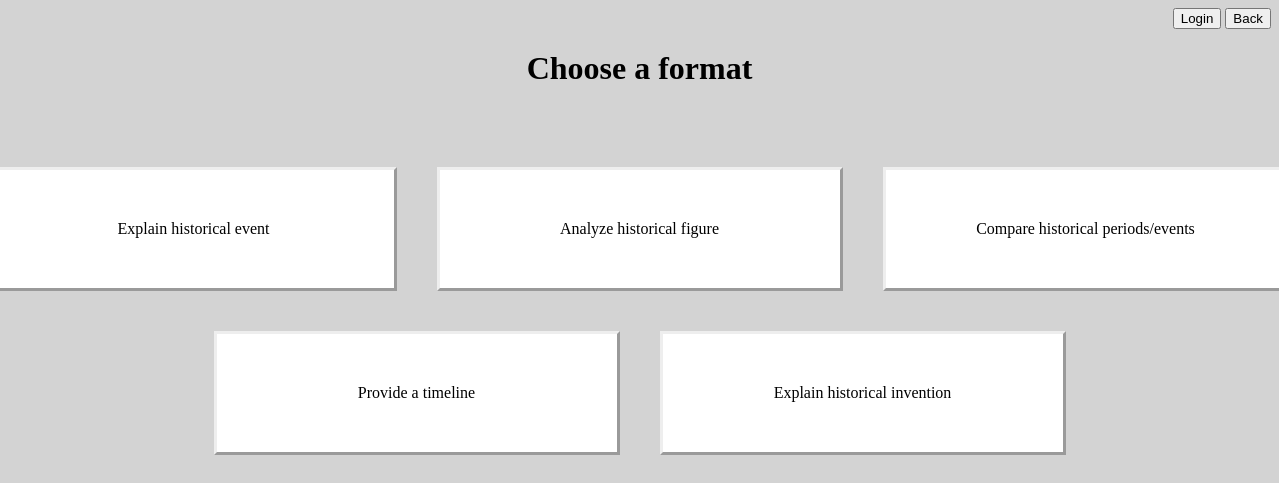
The page /src/choice.php?subject=5 on the database its author committed.
### tables this page shows
CREATE TABLE choices (
    id INT AUTO_INCREMENT PRIMARY KEY,
    choice VARCHAR(255),
    prompt TEXT
);

### src/choice.php (the view, shortened to what this page needs)
<?php
require("connection.php");
$Database = $dbh->prepare("SELECT choices.* FROM choices INNER JOIN tags ON choices.id = tags.choice_id WHERE tags.subject_id = :id");
$subjectId = filter_var($_GET['subject'], FILTER_SANITIZE_NUMBER_INT);
$Database->bindParam(':id',$subjectId);
$Database->execute();
$choices = $Database->fetchAll(PDO::FETCH_ASSOC);
?>
<!DOCTYPE html>
<html lang="en">
<head>
    <link rel="stylesheet" href="style.css">
</head>
<body>
    <nav class="right-button-login">
        <?php if (empty($_SESSION["loggedInUser"])) { ?>
            <a href="login-logout/login.php"><button class="login-button">Login</button></a>
            <a href="homepage.php"><button class="back">Back</button></a>
        <?php } ?>
    </nav>
    <div class="title-center-home">
        <h1>Choose a format</h1>
    </div>
    <div class="center-boxes-two">
        <div class="row-boxes">
            <?php
            $counter = 0;
            foreach ($choices as $choice) {
                if ($counter % 3 == 0) { ?>
                    <div class="row">
                <?php } ?>
                <a href="prompt.php?subject=<?=$_GET['subject'];?>&choice=<?=$choice['id'];?>"><p class="boxes-two"><?= $choice['choice'];?></p></a>
                <?php
                $counter++;
                if ($counter % 3 == 0) { ?>
                    </div>
                <?php }
            }
            if ($counter % 3 != 0) { ?>
                </div>
            <?php } ?>
        </div>
    </div>
</body>
</html>

### src/style.css (style rules this page uses)
body { background-color: lightgray; }
.title-center-home { text-align: center; }
.center-boxes-two { display: flex; justify-content: center; align-items: center; margin-top: 60px; }
.row-boxes { display: flex; justify-content: center; flex-wrap: wrap; width: 100%; }
.row { display: flex; justify-content: center; width: 100%; }
.boxes-two { flex: 1 1 33%; text-align: center; padding: 50px; margin: 20px; width: 300px; border-style: outset; text-align: center; background-color: white; }
a { text-decoration: none; color: black; }
.right-button-login { text-align: right; }

### rows shown on the page
choices: choice "Explain historical event"
choices: choice "Analyze historical figure"
choices: choice "Compare historical periods/events"
choices: choice "Provide a timeline"
choices: choice "Explain historical invention"
